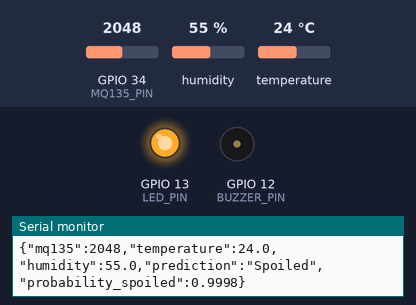
Bench run of a sketch on a simulated ESP32. Shown: output pins drawn as LEDs (lit = HIGH), buzzer (waves = sounding, pin HIGH), the last lines printed to the serial monitor. Dashed ring = blinking. Inputs (shaded band) come from the test bench; at power-on: GPIO 34 (MQ135_PIN) = 2048, humidity 55 %, temperature 24 °C (analog values on the 0–4095 scale).

Above: at 1.7 s.
1.8 s: GPIO 34 (MQ135_PIN) set to 795
5.3 s: GPIO 34 (MQ135_PIN) set to 705
At 8.5 s:
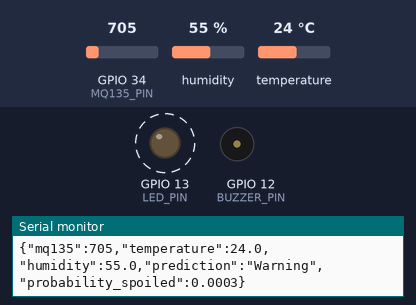
8.8 s: GPIO 34 (MQ135_PIN) set to 645
12.3 s: GPIO 34 (MQ135_PIN) set to 563
At 12.8 s:
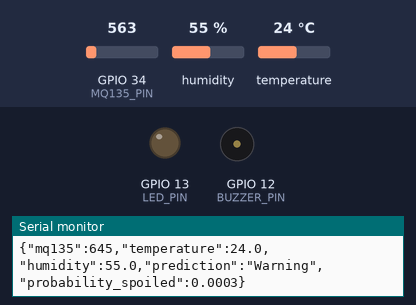
15.2 s: GPIO 34 (MQ135_PIN) set to 660
At 16.89 s:
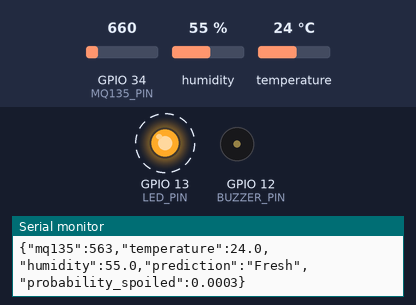
21.5 s: GPIO 34 (MQ135_PIN) set to 580
At 22.5 s:
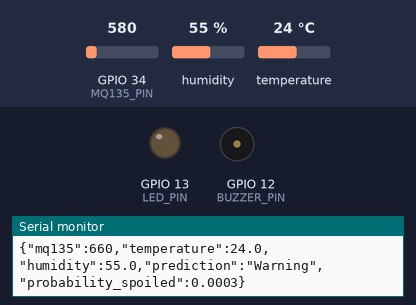
Timing chart, 0 to 24.5 s (numbered marks = the images above; inputs shaded):
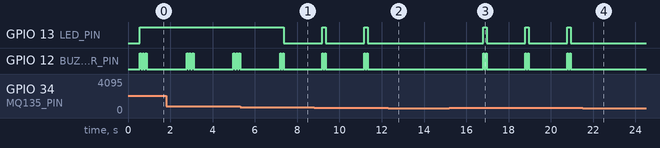

The sketch:

esp32_fruit_freshness.ino
```cpp
/**
 * Edge-AI Multi-Sensor Electronic Nose for Food Spoilage Prediction
 * Microcontroller Firmware: ESP32 (Xtensa 32-bit LX6)
 *
 * Sensors:
 * - MQ-135 Gas Sensor (GPIO 34 / ADC1_CH6)
 * - DHT22 Temperature & Humidity (GPIO 4)
 *
 * Actuators:
 * - Alert LED (GPIO 13)
 * - Alarm Buzzer (GPIO 12)
 *
 * Buzzer Behavior:
 * - FRESH (ADC < 620): COMPLETELY SILENT (Zero beeping)
 * - MEDIUM SPOILED (620 <= ADC < 738): Intermittent warning double-pip alert
 * - FULL SPOILED (ADC >= 738): Rapid continuous critical alarm beeps
 */

#include <Arduino.h>
#include <DHT.h>
#include "esp32_hybrid.h"

// ============================================================================
// Hardware Pinout Configuration
// ============================================================================
#define MQ135_PIN 34       // Analog Input (ADC1_CH6)
#define DHT_PIN 4          // Digital I/O with 10k pull-up
#define DHT_TYPE DHT22     // AM2302 / DHT22 sensor
#define LED_PIN 13         // Visual Alert LED (Anode via 220 Ohm)
#define BUZZER_PIN 12      // Alarm Buzzer Pin

// ============================================================================
// BUZZER CONFIGURATION:
// 1. BUZZER_ENABLED: Set to false if you want to completely mute the buzzer.
// 2. BUZZER_ACTIVE_LOW:
//    - If your buzzer is BUZZING when Fresh, FLIP THIS FROM false TO true!
//    - 'false': For standard Active-HIGH buzzers (sounds on 3.3V, silent on 0V)
//    - 'true' : For Active-LOW buzzers (sounds on 0V/GND, silent on 3.3V)
// ============================================================================
#define BUZZER_ENABLED true
#define BUZZER_ACTIVE_LOW false

// Optional Wi-Fi Direct Ingestion (Set ENABLE_WIFI to true if streaming over Wi-Fi without USB cable)
#define ENABLE_WIFI false
const char* WIFI_SSID = "YOUR_WIFI_SSID";
const char* WIFI_PASSWORD = "YOUR_WIFI_PASSWORD";
const char* BACKEND_SERVER_URL = "http://192.168.1.100:8000/api/sensor-data";

DHT dht(DHT_PIN, DHT_TYPE);

#if ENABLE_WIFI
#include <WiFi.h>
#include <HTTPClient.h>
#endif

// Safe buzzer driver honoring polarity and mute settings
void setBuzzer(bool soundOn) {
  if (!BUZZER_ENABLED) {
    digitalWrite(BUZZER_PIN, BUZZER_ACTIVE_LOW ? HIGH : LOW);
    return;
  }
  if (BUZZER_ACTIVE_LOW) {
    digitalWrite(BUZZER_PIN, soundOn ? LOW : HIGH);
  } else {
    digitalWrite(BUZZER_PIN, soundOn ? HIGH : LOW);
  }
}

// ============================================================================
// Latency Benchmark (10,000 Inferences over Flash LUT)
// ============================================================================
void runLatencyBenchmark() {
  Serial.println("\n[BENCHMARK] Running 10,000-iteration TinyML latency benchmark...");
  volatile float dummyProb = 0.0f;
  volatile const char* dummyStage = nullptr;

  unsigned long startMicros = micros();
  for (int i = 0; i < 10000; i++) {
    float simulatedAdc = (float)(i % 4096);
    dummyStage = predictStage(simulatedAdc);
    dummyProb = predictLateProbability(simulatedAdc);
  }
  unsigned long totalElapsedMicros = micros() - startMicros;
  float avgLatencyPerInference = (float)totalElapsedMicros / 10000.0f;

  Serial.println("--------------------------------------------------");
  Serial.print("  Total 10,000 runs elapsed: ");
  Serial.print(totalElapsedMicros);
  Serial.println(" us");
  Serial.print("  Average TinyML latency:    ");
  Serial.print(avgLatencyPerInference, 4);
  Serial.println(" us (<1.0 us O(1) Flash Lookup)");
  Serial.println("--------------------------------------------------");
}

void setup() {
  Serial.begin(115200);
  delay(500);

  // Initialize Actuator Pins FIRST to guarantee buzzer starts completely SILENT
  pinMode(BUZZER_PIN, OUTPUT);
  setBuzzer(false); // Guarantee buzzer is SILENT at boot

  pinMode(LED_PIN, OUTPUT);
  digitalWrite(LED_PIN, LOW); // LED Off

  Serial.println("\n==================================================");
  Serial.println("  ESP32 Edge-AI Food Spoilage & Storage Monitor   ");
  Serial.println("  Decision Boundary Threshold: ADC >= 738 (LATE)  ");
  Serial.print  ("  Buzzer Enabled: "); Serial.println(BUZZER_ENABLED ? "YES" : "MUTED");
  Serial.print  ("  Buzzer Polarity: "); Serial.println(BUZZER_ACTIVE_LOW ? "Active-LOW" : "Active-HIGH");
  Serial.println("  Baud Rate: 115200 baud                          ");
  Serial.println("==================================================");

  // Initialize Sensors
  dht.begin();
  analogReadResolution(12); // 12-bit ADC [0..4095]
  analogSetPinAttenuation(MQ135_PIN, ADC_11db); // Full range 0 - 3.3V

  // Run onboard latency verification
  runLatencyBenchmark();

#if ENABLE_WIFI
  Serial.print("[WIFI] Connecting to ");
  Serial.println(WIFI_SSID);
  WiFi.begin(WIFI_SSID, WIFI_PASSWORD);
  int attempts = 0;
  while (WiFi.status() != WL_CONNECTED && attempts < 20) {
    delay(500);
    Serial.print(".");
    attempts++;
  }
  if (WiFi.status() == WL_CONNECTED) {
    Serial.println("\n[WIFI] Connected! IP Address: ");
    Serial.println(WiFi.localIP());
  } else {
    Serial.println("\n[WIFI] Failed to connect. Running in USB Serial mode.");
  }
#endif

  Serial.println("\n[READY] Sensor telemetry loop active. Ingesting every 2 seconds...\n");
}

void loop() {
  // Read Raw Analog ADC from MQ-135 Gas Sensor [0..4095]
  int mq135Raw = analogRead(MQ135_PIN);

  // Floating wire / disconnected sensor protection:
  // When an MQ-135 wire is loose or disconnected, ESP32 ADC floats to 4095.
  // This clamp prevents a false constant alarm when the sensor wire is not plugged in.
  if (mq135Raw >= 4090) {
    Serial.println("[WARNING] MQ-135 reading 4095 (Floating/Disconnected wire). Clamping to 495 ADC.");
    mq135Raw = 495; // Default to safe fresh reading so buzzer doesn't scream
  }

  // Read Temperature and Humidity from DHT22
  float temperature = dht.readTemperature();
  float humidity = dht.readHumidity();

  // Robust sensor fallback defaults if DHT22 is disconnected
  if (isnan(temperature)) temperature = 25.0f;
  if (isnan(humidity)) humidity = 65.0f;

  // TinyML Stacking Hybrid Inference (O(1) Flash-Resident Lookup)
  const char* prediction = predictStage((float)mq135Raw);
  float lateProbability = predictLateProbability((float)mq135Raw);
  float confidence = predictConfidence((float)mq135Raw);

  const char* stageLabel = "Fresh";

  // ========================================================================
  // Multi-Stage Actuation Control Logic:
  // 1. FRESH (mq135Raw < 620): COMPLETELY SILENT (Zero beeping)
  // 2. MEDIUM SPOILED (620 <= mq135Raw < 738): Intermittent warning double-pip
  // 3. FULL SPOILED (mq135Raw >= 738): Continuous rapid critical alarm
  // ========================================================================
  if (mq135Raw >= HYBRID_DECISION_THRESHOLD || strcmp(prediction, "LATE") == 0) {
    // ----------------------------------------------------------------------
    // STAGE 3: FULL SPOILED (Critical Spoilage)
    // ----------------------------------------------------------------------
    stageLabel = "Spoiled";
    digitalWrite(LED_PIN, HIGH); // Red LED ON

    // Urgent 3-beep alarm burst
    for (int i = 0; i < 3; i++) {
      setBuzzer(true);
      delay(70);
      setBuzzer(false);
      delay(60);
    }
  } else if (mq135Raw >= 620) {
    // ----------------------------------------------------------------------
    // STAGE 2: MEDIUM SPOILED (Climacteric Ripening Transition)
    // ----------------------------------------------------------------------
    stageLabel = "Warning";

    // Blink LED once and emit a moderate double-pip warning
    digitalWrite(LED_PIN, HIGH);
    setBuzzer(true);
    delay(50);
    setBuzzer(false);
    delay(70);
    setBuzzer(true);
    delay(50);
    setBuzzer(false);
    digitalWrite(LED_PIN, LOW);
  } else {
    // ----------------------------------------------------------------------
    // STAGE 1: FRESH (Safe Produce)
    // COMPLETELY SILENT! ZERO BEEPING!
    // ----------------------------------------------------------------------
    stageLabel = "Fresh";
    setBuzzer(false);           // Turn buzzer completely OFF (0V)
    digitalWrite(LED_PIN, LOW); // Turn LED OFF
  }

  // 1. Human-Readable Serial Stream (For Arduino Serial Monitor)
  Serial.println("----------------------------------------");
  Serial.print("MQ135: ");
  Serial.println(mq135Raw);
  Serial.print("Temperature: ");
  Serial.println(temperature, 1);
  Serial.print("Humidity: ");
  Serial.println(humidity, 1);
  Serial.print("Prediction: ");
  Serial.println(stageLabel);
  Serial.print("LATE probability: ");
  Serial.println(lateProbability, 4);
  Serial.print("Confidence: ");
  Serial.println(confidence, 4);
  Serial.println("---");

  // 2. Machine-Readable Single-Line JSON (For Website Web Serial & serial_bridge.py)
  Serial.print("{\"mq135\":");
  Serial.print(mq135Raw);
  Serial.print(",\"temperature\":");
  Serial.print(temperature, 1);
  Serial.print(",\"humidity\":");
  Serial.print(humidity, 1);
  Serial.print(",\"prediction\":\"");
  Serial.print(stageLabel);
  Serial.print("\",\"probability_spoiled\":");
  Serial.print(lateProbability, 4);
  Serial.println("}");

#if ENABLE_WIFI
  if (WiFi.status() == WL_CONNECTED) {
    HTTPClient http;
    http.begin(BACKEND_SERVER_URL);
    http.addHeader("Content-Type", "application/json");

    String jsonPayload = String("{\"mq135\":") + mq135Raw +
                         ",\"temperature\":" + temperature +
                         ",\"humidity\":" + humidity + "}";

    int httpCode = http.POST(jsonPayload);
    if (httpCode > 0) {
      Serial.print("[WIFI-HTTP] Posted to backend: HTTP ");
      Serial.println(httpCode);
    } else {
      Serial.print("[WIFI-HTTP] Error posting: ");
      Serial.println(http.errorToString(httpCode));
    }
    http.end();
  }
#endif

  // Sample interval: 1.8 seconds (adjusted for beep delay)
  delay(1800);
}
```

Source omitted: esp32_hybrid.h (47676 bytes)

Measured:
- the behaviour switches between 738 and 737 on GPIO 34 (MQ135_PIN) (found by bisection; images 0 and 1)
- the behaviour switches between 620 and 619 on GPIO 34 (MQ135_PIN) (found by bisection; images 1 and 2)
- after the input at 5.3 s, GPIO 13 (LED_PIN): HIGH → LOW after 2.1 s; GPIO 12 (BUZZER_PIN): goes on until 7.4 s, then stays LOW
- after the input at 12.3 s, GPIO 13 (LED_PIN): stays LOW (without the input it goes to HIGH after 0.86 s); GPIO 12 (BUZZER_PIN): stops changing and stays LOW
- after the input at 15.2 s, GPIO 13 (LED_PIN): alternates HIGH for 0.17 s and LOW for 1.8 s, starting after 1.6 s; GPIO 12 (BUZZER_PIN): LOW → HIGH after 1.6 s, then repeats every 2.0 s: LOW 0.07 s, HIGH 0.05 s, LOW 1.8 s, HIGH 0.05 s
- after the input at 21.5 s, GPIO 13 (LED_PIN), GPIO 12 (BUZZER_PIN): stops changing and stays LOW
